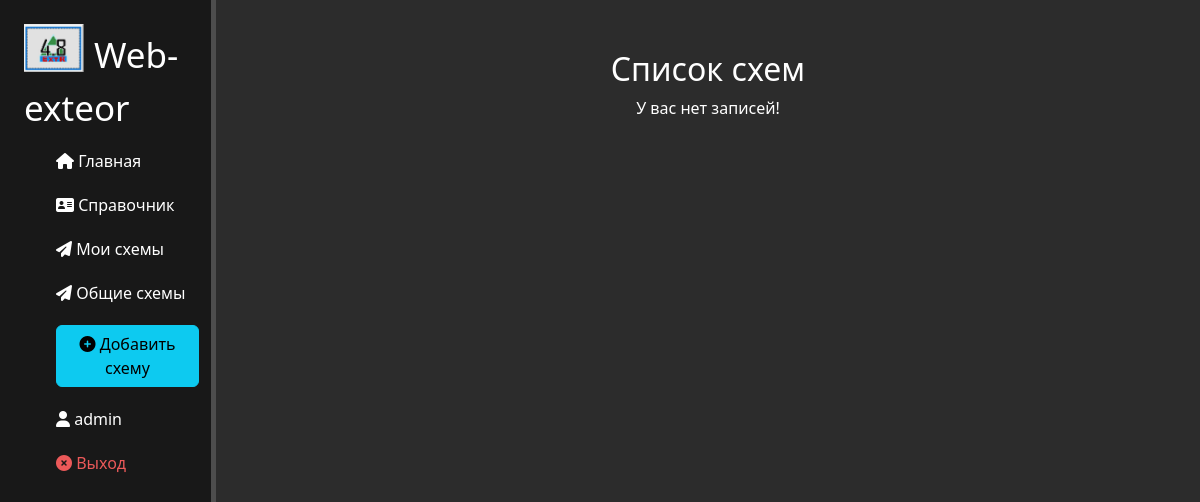
The app's page /exteor/schemas (signed in), older data.
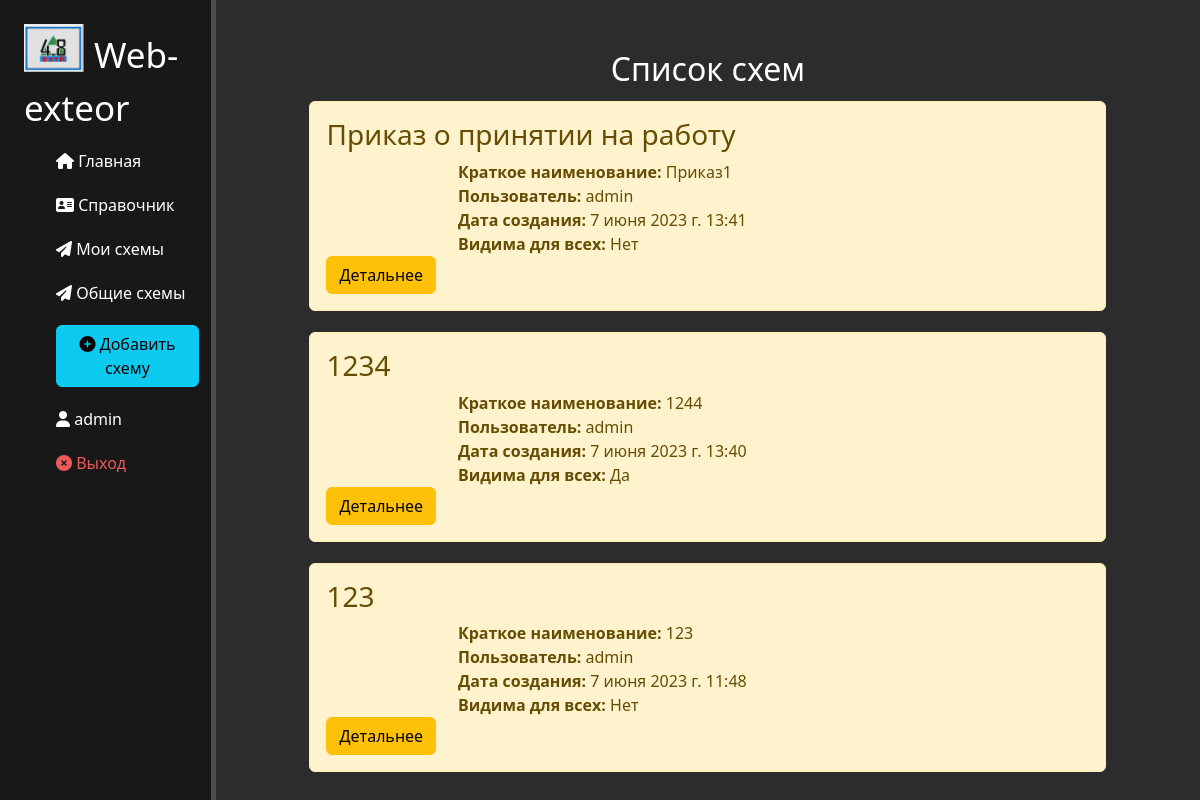
The same page, newer data.
### exteor/models.py (models this page shows, shortened)
class Exteors(models.Model):
    name = models.CharField('Пользователь', max_length=50)
    common = models.BooleanField('Общая', default=False)
    schema = models.CharField('Название', max_length=200)
    alias = models.CharField('Краткое название', blank=True, max_length=50)
    date_create = models.DateTimeField('Дата создания', auto_now_add=True)
    date_update = models.DateTimeField('Дата изменения', auto_now=True)
    json_file = models.JSONField('Схема', null=True)
    class Meta:
        verbose_name = 'Схема'
        verbose_name_plural = 'Схемы'
        unique_together = ('name', 'schema')

### exteor/views.py (the view)
# urls.py: path('schemas', views.schemas_home, name='exteor-schemas'),
@login_required
def schemas_home(request):
    schemas = Exteors.objects.filter(name=request.user).order_by('-date_update', 'schema')
    return render(request, 'exteor/schemas-home.html', {'schemas': schemas})

### exteor/templates/exteor/schemas-home.html (shortened to what this page needs)
{% extends 'main/layout.html' %}
{% block content %}
    <div class="features">
        <h2>Список схем</h2>
        {% if schemas %}
            {% for i in schemas %}
            <div class = "alert alert-warning">
                <h3>{{i.schema}}</h3>
                <p><b>Краткое наименование:</b> {{i.alias}}</p>
                <p><b>Пользователь:</b> {{i.name}}</p>
                <p><b>Дата создания:</b> {{i.date_create}}</p>
                <p><b>Видима для всех:</b>
                    {% if i.common == True %}
                        Да
                    {% else %}
                        Нет
                    {% endif %}
                    </p>
                <a href="{% url 'schema-detail' i.id %}" class = 'btn btn-warning'>Детальнее</a>
            </div>
            {% endfor %}
        {% else %}
            <p>У вас нет записей!</p>
        {% endif %}
    </div>
{% endblock %}

### main/templates/main/layout.html (shortened to what this page needs)
{% load static %}
<!doctype html>
<html lang="en">
<head>
    <link rel="stylesheet" href="https://cdn.jsdelivr.net/npm/bootstrap@5.2.2/dist/css/bootstrap.min.css">
    <link rel="stylesheet" href="{% static 'main/css/main.css' %}">
    <link rel="stylesheet" href="https://use.fontawesome.com/releases/v6.2.0/css/all.css">
</head>
<body>
    <div class = even_h>
        <aside>
        <img src="{% static 'main/img/ext_logo.png' %}" alt="Logo">
        <span class="logo">Web-exteor</span>
        <ul>
            <a href="{% url 'home' %}"><li><i class="fas fa-home"></i> Главная</li></a>
            <a href="{% url 'directory' %}"><li><i class="fas fa-address-card"></i> Справочник</li></a>
            {% if user.is_authenticated %}
            <a href="{% url 'exteor-schemas' %}"><li><i class="fas fa-paper-plane"></i> Мои схемы </li></a>
            {% endif %}
            <a href="{% url 'exteor-schemas-common' %}"><li><i class="fas fa-paper-plane"></i> Общие схемы </li></a>
            {% if user.is_authenticated %}
                <a href="{% url 'schema-create' %}"><li><button class="btn btn-info"><i class="fas fa-plus-circle"></i> Добавить схему</button></li></a>
                <li><i class="fa-sharp fa-solid fa-user"></i> {{ user.get_username }}</li>
                <li><a href="{% url 'logout'%}?next={{request.path}}"><i class="fa-sharp fa-solid fa-circle-xmark"></i> Выход</a></li>
            {% else %}
                <li><a href="{% url 'login'%}?next={{request.path}}"><i class="fa-sharp fa-solid fa-play"></i> Войти</a></li>
            {% endif %}
        </ul>
        </aside>
        <main>
        {% block content %}
        {% endblock %}
        </main>
    </div>
</body>
</html>

### main/static/main/css/main.css (style rules this page uses)
body { background: #2c2c2c; }
.even_h { display: flex; min-height: 100vh; }
aside { float: left; background: #181818; width: 18%; padding: 2% 1% 2% 2%; color: #fff; border-right: 5px solid #4d4d4d }
aside img { width: 60px; float: left }
aside .logo { font-size: 35px; margin-left:10px; position: relative; top: 5px; }
aside ul { list-style: none; }
aside ul li { color: #fff; display: black; margin-top: 20px; transition: transform .6s ease; }
aside ul li:hover, aside ul a:hover, aside ul a:visited, aside ul a:link { text-decoration: none; color: #eb5959; transform: scale(1.05); }
aside .user ul li:hover, aside ul a:hover, aside ul a:visited, aside ul a:link { text-decoration: none; color: #eb5959; transform: scale(1.05); }
main { width: 82%; }
main .features { float: left; color: #fff; margin-top: 50px; text-align: center; width: 90%; margin-left: 5%; }
main .features p { max-width: 500px; margin: 0px auto }
.alert-warning { float: left; clear: both; width: 90%; margin-left: 5%; margin-top: 5px; text-align: left; }

Row changes from the older to the newer data that the page shows:
added Exteors: schema "Приказ о принятии на работу", alias "Приказ1", name "admin", date_create "7 июня 2023 г. 13:41", common "Нет"
added Exteors: schema "1234", alias "1244", name "admin", date_create "7 июня 2023 г. 13:40", common "Да"
added Exteors: schema "123", alias "123", name "admin", date_create "7 июня 2023 г. 11:48", common "Нет"
Text that changed along with them:
text no longer shown: "У вас нет записей!"
